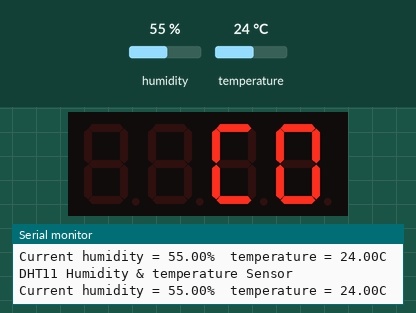
Recording of a sketch running on a simulated Arduino Uno, built with avr-gcc and run on an emulated ATmega328P. On the bench: 4-digit seven-segment display, the last lines printed to the serial monitor. The test bench sets the inputs (shaded band); at power-on: temperature 24 °C, humidity 55 %.

Above: at 2.7 s.
2.8 s: temperature set to 12 °C
At 7.8 s:
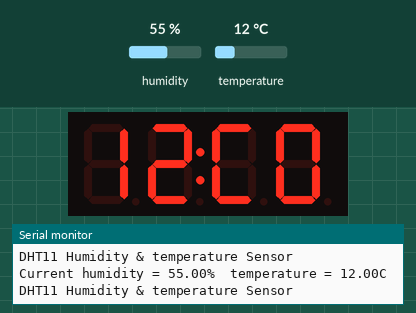
8.1 s: temperature set to 19 °C
At 11.0 s:
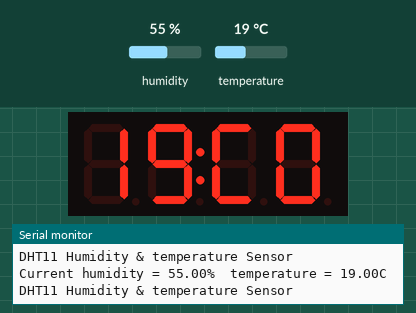
11.7 s: temperature set to 28 °C
At 13.8 s:
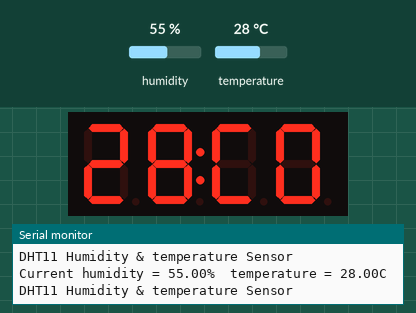
Timing chart, 0 to 15.3 s (numbered marks = the images above; inputs shaded):
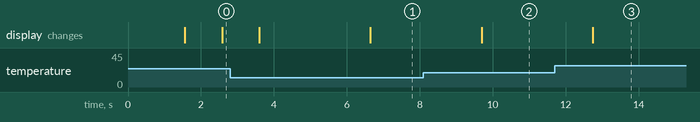

Measured:
- after the input at 2.8 s, the display: first differs from a run without the input after 3.8 s (image 1)
- after the input at 8.1 s, the display: changes after 1.6 s (image 2)
- after the input at 11.7 s, the display: changes after 1.0 s (image 3)

The sketch:

tm1637.ino
```cpp
#include <TM1637.h>
#include <dht.h>

int CLK = 2;
int DIO = 3;

TM1637 tm(CLK,DIO);
#define dht_apin A0 // Analog Pin sensor is connected to

dht DHT;

void setup() {
   Serial.begin(9600);
  delay(500);//Delay to let system boot
  Serial.println("DHT11 Humidity & temperature Sensor\n\n");
  delay(1000);//Wait before accessing Sensor
  DHT.read11(dht_apin);

    Serial.print("Current humidity = ");
    Serial.print(DHT.humidity);
    Serial.print("%  ");
    Serial.print("temperature = ");
    Serial.print(DHT.temperature);
    Serial.println("C  ");


  // put your setup code here, to run once:
  tm.init();

  //set brightness; 0-7
  tm.set(2);
}

void loop() {
  // put your main code here, to run repeatedly:


Serial.println("DHT11 Humidity & temperature Sensor\n\n");
  delay(1000);//Wait before accessing Sensor
  DHT.read11(dht_apin);

    Serial.print("Current humidity = ");
    Serial.print(DHT.humidity);
    Serial.print("%  ");
    Serial.print("temperature = ");
    Serial.print(DHT.temperature);
    Serial.println("C  ");

  tm.display(3,0);
  tm.display(2,12);
   tm.point(1);

  delay(1000);
  displayNumber(DHT.temperature);

  delay(1000);

}

void displayNumber(int num){
    tm.display(1, num % 10);
    tm.display(0, num / 10 % 10);
    //tm.display(1, num / 100 % 10);
    //tm.display(0, num / 1000 % 10);
}
```
